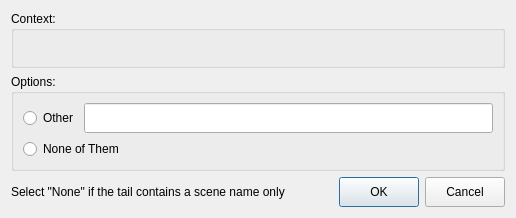
<?xml version="1.0" encoding="UTF-8"?>
<ui version="4.0">
 <class>DecisionDialog</class>
 <widget class="QDialog" name="DecisionDialog">
  <property name="windowModality">
   <enum>Qt::NonModal</enum>
  </property>
  <property name="geometry">
   <rect>
    <x>0</x>
    <y>0</y>
    <width>516</width>
    <height>218</height>
   </rect>
  </property>
  <property name="windowTitle">
   <string>SxTools!MANAGER - Make your Decision</string>
  </property>
  <property name="modal">
   <bool>false</bool>
  </property>
  <layout class="QGridLayout" name="gridLayout">
   <item row="0" column="0">
    <widget class="QGroupBox" name="gbContext">
     <property name="title">
      <string>Context:</string>
     </property>
     <layout class="QHBoxLayout" name="horizontalLayout_3">
      <item>
       <widget class="QLabel" name="lblContext">
        <property name="minimumSize">
         <size>
          <width>0</width>
          <height>0</height>
         </size>
        </property>
        <property name="text">
         <string/>
        </property>
       </widget>
      </item>
     </layout>
    </widget>
   </item>
   <item row="1" column="0">
    <widget class="QGroupBox" name="gbOptions">
     <property name="title">
      <string>Options:</string>
     </property>
     <layout class="QVBoxLayout" name="verticalLayout_2">
      <item>
       <layout class="QVBoxLayout" name="loOptions">
        <item>
         <layout class="QHBoxLayout" name="loOptionO">
          <item>
           <widget class="QRadioButton" name="rbOptionOther">
            <property name="text">
             <string>Other</string>
            </property>
            <attribute name="buttonGroup">
             <string notr="true">bgOptions</string>
            </attribute>
           </widget>
          </item>
          <item>
           <widget class="QLineEdit" name="leOption">
            <property name="enabled">
             <bool>true</bool>
            </property>
            <property name="minimumSize">
             <size>
              <width>0</width>
              <height>30</height>
             </size>
            </property>
            <property name="styleSheet">
             <string notr="true">padding-left: 5px;</string>
            </property>
           </widget>
          </item>
         </layout>
        </item>
        <item>
         <widget class="QRadioButton" name="rbOptionNone">
          <property name="text">
           <string>None of Them</string>
          </property>
          <attribute name="buttonGroup">
           <string notr="true">bgOptions</string>
          </attribute>
         </widget>
        </item>
       </layout>
      </item>
     </layout>
    </widget>
   </item>
   <item row="3" column="0">
    <layout class="QHBoxLayout" name="loActions">
     <item>
      <widget class="QLabel" name="lblAnnotation">
       <property name="text">
        <string>Select &quot;None&quot; if the tail contains a scene name only</string>
       </property>
      </widget>
     </item>
     <item>
      <spacer name="spcrActions">
       <property name="minimumSize">
        <size>
         <width>0</width>
         <height>30</height>
        </size>
       </property>
       <property name="orientation">
        <enum>Qt::Horizontal</enum>
       </property>
       <property name="sizeHint" stdset="0">
        <size>
         <width>40</width>
         <height>27</height>
        </size>
       </property>
      </spacer>
     </item>
     <item>
      <widget class="QPushButton" name="btnConfirm">
       <property name="minimumSize">
        <size>
         <width>0</width>
         <height>30</height>
        </size>
       </property>
       <property name="text">
        <string>OK</string>
       </property>
       <property name="icon">
        <iconset resource="icons.qrc">
         <normaloff>:/resources/light/check-mark.svg</normaloff>:/resources/light/check-mark.svg</iconset>
       </property>
      </widget>
     </item>
     <item>
      <widget class="QPushButton" name="btnSkip">
       <property name="minimumSize">
        <size>
         <width>0</width>
         <height>30</height>
        </size>
       </property>
       <property name="text">
        <string>Cancel</string>
       </property>
       <property name="icon">
        <iconset resource="icons.qrc">
         <normaloff>:/resources/light/close.svg</normaloff>:/resources/light/close.svg</iconset>
       </property>
      </widget>
     </item>
    </layout>
   </item>
  </layout>
 </widget>
 <resources>
  <include location="icons.qrc"/>
 </resources>
 <connections>
  <connection>
   <sender>btnConfirm</sender>
   <signal>clicked()</signal>
   <receiver>DecisionDialog</receiver>
   <slot>accept()</slot>
   <hints>
    <hint type="sourcelabel">
     <x>379</x>
     <y>192</y>
    </hint>
    <hint type="destinationlabel">
     <x>257</x>
     <y>108</y>
    </hint>
   </hints>
  </connection>
  <connection>
   <sender>btnSkip</sender>
   <signal>clicked()</signal>
   <receiver>DecisionDialog</receiver>
   <slot>reject()</slot>
   <hints>
    <hint type="sourcelabel">
     <x>465</x>
     <y>192</y>
    </hint>
    <hint type="destinationlabel">
     <x>257</x>
     <y>108</y>
    </hint>
   </hints>
  </connection>
 </connections>
 <buttongroups>
  <buttongroup name="bgOptions"/>
 </buttongroups>
</ui>
